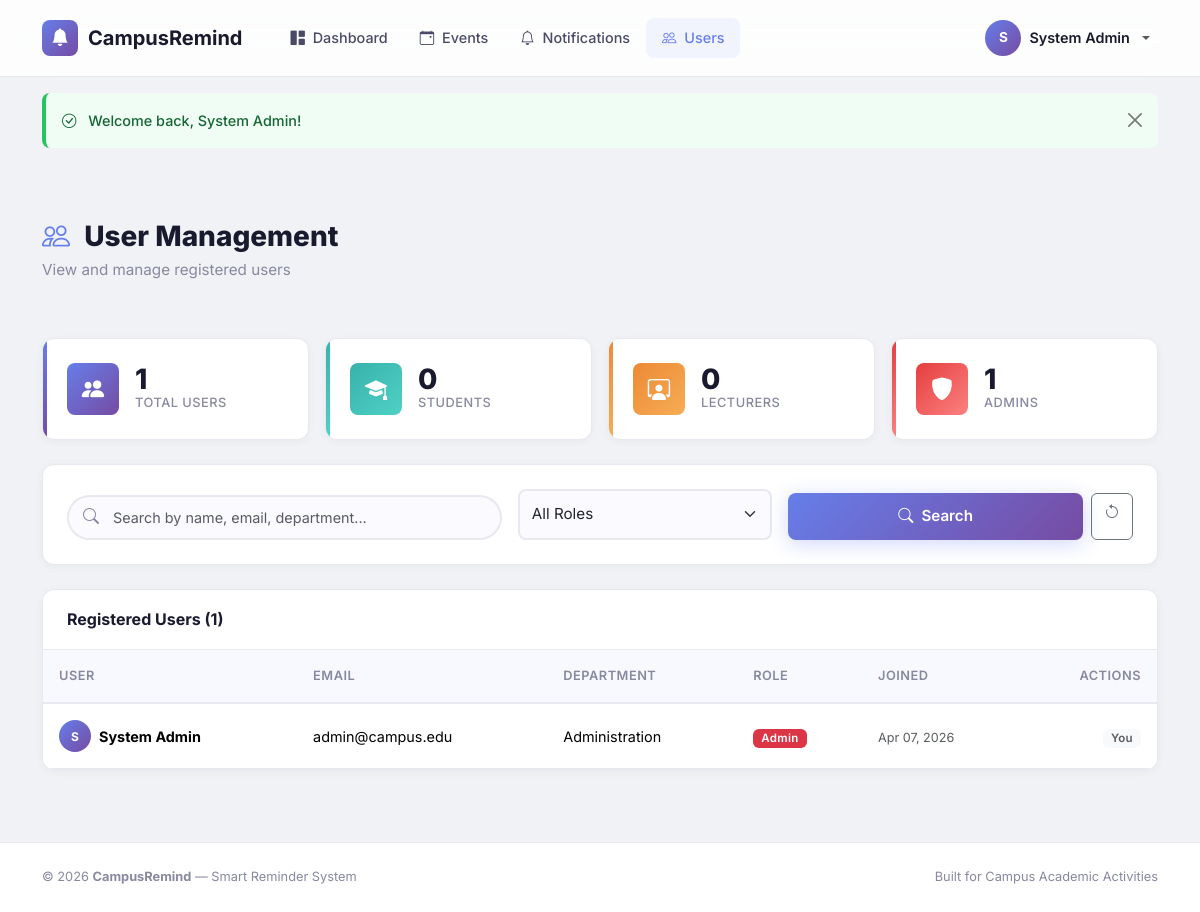
The page /admin/users.php (signed in) on the database its author committed.
### tables this page shows
CREATE TABLE IF NOT EXISTS users (
    id INT AUTO_INCREMENT PRIMARY KEY,
    name VARCHAR(100) NOT NULL,
    email VARCHAR(150) NOT NULL UNIQUE,
    password VARCHAR(255) NOT NULL,
    department VARCHAR(100) NOT NULL,
    role ENUM('student', 'lecturer', 'admin') NOT NULL DEFAULT 'student',
    created_at TIMESTAMP DEFAULT CURRENT_TIMESTAMP,
    updated_at TIMESTAMP DEFAULT CURRENT_TIMESTAMP ON UPDATE CURRENT_TIMESTAMP
);

### includes/functions.php (called while the page is built, shortened)
<?php
function getFlash() {
    if (isset($_SESSION['flash'])) {
        $flash = $_SESSION['flash'];
        return $flash;
    }
    return null;
}
function isLoggedIn() {
    return isset($_SESSION['user_id']);
}
function isAdmin() {
    return isset($_SESSION['user_role']) && $_SESSION['user_role'] === 'admin';
}
function getCurrentUser() {
    $pdo = getDBConnection();
    $stmt = $pdo->prepare("SELECT id, name, email, department, role FROM users WHERE id = ?");
    $stmt->execute([$_SESSION['user_id']]);
    return $stmt->fetch();
}
function sanitize($input) {
    return htmlspecialchars(trim($input), ENT_QUOTES, 'UTF-8');
}

### admin/users.php (the view, shortened to what this page needs)
<?php
require_once __DIR__ . '/../includes/header.php';
$pdo = getDBConnection();
$search = sanitize($_GET['search'] ?? '');
$sql = "SELECT id, name, email, department, role, created_at FROM users WHERE 1=1";
$params = [];
$sql .= " ORDER BY created_at DESC";
$stmt = $pdo->prepare($sql);
$stmt->execute($params);
$users = $stmt->fetchAll();
$totalUsers    = $pdo->query("SELECT COUNT(*) FROM users")->fetchColumn();
$studentCount  = $pdo->query("SELECT COUNT(*) FROM users WHERE role='student'")->fetchColumn();
$lecturerCount = $pdo->query("SELECT COUNT(*) FROM users WHERE role='lecturer'")->fetchColumn();
$adminCount    = $pdo->query("SELECT COUNT(*) FROM users WHERE role='admin'")->fetchColumn();
?>
<div class="container py-4">
    <div class="page-header fade-in">
        <h1><i class="bi bi-people me-2" style="color:var(--primary)"></i> User Management</h1>
        <p>View and manage registered users</p>
    </div>
    <div class="row g-3 mb-4 fade-in">
        <div class="col-md-3 col-6">
            <div class="stat-card stat-events">
                <div class="d-flex align-items-center gap-3">
                    <div class="stat-icon icon-events"><i class="bi bi-people-fill"></i></div>
                    <div>
                        <div class="stat-value"><?= $totalUsers ?></div>
                        <div class="stat-label">Total Users</div>
                    </div>
                </div>
            </div>
        </div>
        <div class="col-md-3 col-6">
            <div class="stat-card stat-upcoming">
                <div class="d-flex align-items-center gap-3">
                    <div class="stat-icon icon-upcoming"><i class="bi bi-mortarboard-fill"></i></div>
                    <div>
                        <div class="stat-value"><?= $studentCount ?></div>
                        <div class="stat-label">Students</div>
                    </div>
                </div>
            </div>
        </div>
        <div class="col-md-3 col-6">
            <div class="stat-card stat-notifications">
                <div class="d-flex align-items-center gap-3">
                    <div class="stat-icon icon-notifications"><i class="bi bi-person-workspace"></i></div>
                    <div>
                        <div class="stat-value"><?= $lecturerCount ?></div>
                        <div class="stat-label">Lecturers</div>
                    </div>
                </div>
            </div>
        </div>
        <div class="col-md-3 col-6">
            <div class="stat-card stat-users">
                <div class="d-flex align-items-center gap-3">
                    <div class="stat-icon icon-users"><i class="bi bi-shield-fill"></i></div>
                    <div>
                        <div class="stat-value"><?= $adminCount ?></div>
                        <div class="stat-label">Admins</div>
                    </div>
                </div>
            </div>
        </div>
    </div>
    <div class="content-card mb-4 fade-in">
        <div class="content-card-body">
            <form method="GET" class="row g-3 align-items-end">
                <div class="col-md-5">
                    <div class="search-wrapper">
                        <i class="bi bi-search"></i>
                        <input type="text" class="form-control search-input" name="search"
                               placeholder="Search by name, email, department..." value="<?= $search ?>">
                    </div>
                </div>
                <div class="col-md-3">
                    <select class="form-select" name="role">
                        <option value="">All Roles</option>
                    </select>
                </div>
                <div class="col-md-4 d-flex gap-2">
                    <button type="submit" class="btn btn-primary-gradient flex-grow-1">
                        <i class="bi bi-search me-1"></i> Search
                    </button>
                    <a href="<?= BASE_URL ?>admin/users.php" class="btn btn-outline-secondary">
                        <i class="bi bi-arrow-counterclockwise"></i>
                    </a>
                </div>
            </form>
        </div>
    </div>
    <div class="content-card fade-in">
        <div class="content-card-header">
            <h5>Registered Users (<?= count($users) ?>)</h5>
        </div>
        <div class="table-responsive">
            <table class="table table-custom mb-0">
                <thead>
                    <tr>
                        <th>User</th>
                        <th>Email</th>
                        <th>Department</th>
                        <th>Role</th>
                        <th>Joined</th>
                        <th class="text-end">Actions</th>
                    </tr>
                </thead>
                <tbody>
                    <?php if (empty($users)): ?>
                        <tr>
                            <td colspan="6" class="text-center py-4 text-muted">No users found.</td>
                        </tr>
                    <?php else: ?>
                        <?php foreach ($users as $u): ?>
                        <tr>
                            <td>
                                <div class="d-flex align-items-center gap-2">
                                    <div class="user-avatar" style="width:32px;height:32px;font-size:.75rem">
                                        <?= strtoupper(substr($u['name'], 0, 1)) ?>
                                    </div>
                                    <strong><?= sanitize($u['name']) ?></strong>
                                </div>
                            </td>
                            <td><?= sanitize($u['email']) ?></td>
                            <td><?= sanitize($u['department']) ?></td>
                            <td>
                                <span class="badge <?= $u['role'] === 'admin' ? 'bg-danger' : ($u['role'] === 'lecturer' ? 'bg-info' : 'bg-primary') ?>">
                                    <?= ucfirst($u['role']) ?>
                                </span>
                            </td>
                            <td><small class="text-muted"><?= date('M d, Y', strtotime($u['created_at'])) ?></small></td>
                            <td class="text-end">
                                <?php if ((int)$u['id'] !== (int)$_SESSION['user_id']): ?>
                                <div class="dropdown">
                                    <button class="btn btn-sm btn-outline-secondary dropdown-toggle" type="button" data-bs-toggle="dropdown">
                                        <i class="bi bi-three-dots"></i>
                                    </button>
                                    <ul class="dropdown-menu dropdown-menu-end border-0 shadow">
                                        <li class="dropdown-header small text-muted">Change Role</li>
                                        <?php foreach (['student', 'lecturer', 'admin'] as $r): ?>
                                            <?php if ($r !== $u['role']): ?>
                                            <li>
                                                <form method="POST" class="d-inline">
                                                    <input type="hidden" name="csrf_token" value="<?= generateCSRFToken() ?>">
                                                    <input type="hidden" name="action" value="change_role">
                                                    <input type="hidden" name="user_id" value="<?= $u['id'] ?>">
                                                    <input type="hidden" name="new_role" value="<?= $r ?>">
                                                    <button type="submit" class="dropdown-item">
                                                        Make <?= ucfirst($r) ?>
                                                    </button>
                                                </form>
                                            </li>
                                            <?php endif; ?>
                                        <?php endforeach; ?>
                                        <li><hr class="dropdown-divider"></li>
                                        <li>
                                            <form method="POST" class="d-inline"
                                                  onsubmit="return confirm('Are you sure you want to delete this user?')">
                                                <input type="hidden" name="csrf_token" value="<?= generateCSRFToken() ?>">
                                                <input type="hidden" name="action" value="delete_user">
                                                <input type="hidden" name="user_id" value="<?= $u['id'] ?>">
                                                <button type="submit" class="dropdown-item text-danger">
                                                    <i class="bi bi-trash me-1"></i> Delete
                                                </button>
                                            </form>
                                        </li>
                                    </ul>
                                </div>
                                <?php else: ?>
                                    <span class="badge bg-light text-muted">You</span>
                                <?php endif; ?>
                            </td>
                        </tr>
                        <?php endforeach; ?>
                    <?php endif; ?>
                </tbody>
            </table>
        </div>
    </div>
</div>
<?php require_once __DIR__ . '/../includes/footer.php'; ?>

### includes/header.php (shortened to what this page needs)
<?php
require_once __DIR__ . '/functions.php';
$currentUser = getCurrentUser();
$currentPage = basename($_SERVER['PHP_SELF'], '.php');
?>
<!DOCTYPE html>
<html lang="en">
<head>
    <link href="https://cdn.jsdelivr.net/npm/bootstrap@5.3.3/dist/css/bootstrap.min.css" rel="stylesheet">
    <link href="https://cdn.jsdelivr.net/npm/bootstrap-icons@1.11.3/font/bootstrap-icons.min.css" rel="stylesheet">
    <link href="<?= BASE_URL ?>assets/css/style.css" rel="stylesheet">
</head>
<body>
<?php if (isLoggedIn()): ?>
<nav class="navbar navbar-expand-lg navbar-custom sticky-top" id="mainNav">
    <div class="container">
        <a class="navbar-brand navbar-brand-custom" href="<?= BASE_URL ?>dashboard.php">
            <span class="navbar-brand-icon"><i class="bi bi-bell-fill"></i></span>
            CampusRemind
        </a>
        <div class="collapse navbar-collapse" id="navMain">
            <ul class="navbar-nav me-auto ms-3">
                <li class="nav-item">
                    <a class="nav-link nav-link-custom <?= $currentPage === 'dashboard' ? 'active' : '' ?>"
                       href="<?= BASE_URL ?>dashboard.php">
                        <i class="bi bi-grid-1x2-fill me-1"></i> Dashboard
                    </a>
                </li>
                <li class="nav-item">
                    <a class="nav-link nav-link-custom <?= $currentPage === 'events' ? 'active' : '' ?>"
                       href="<?= BASE_URL ?>events/index.php">
                        <i class="bi bi-calendar-event me-1"></i> Events
                    </a>
                </li>
                <li class="nav-item">
                    <a class="nav-link nav-link-custom <?= $currentPage === 'notifications' ? 'active' : '' ?>"
                       href="<?= BASE_URL ?>notifications.php">
                        <i class="bi bi-bell me-1"></i> Notifications
                    </a>
                </li>
                <?php if (isAdmin()): ?>
                <li class="nav-item">
                    <a class="nav-link nav-link-custom <?= $currentPage === 'users' ? 'active' : '' ?>"
                       href="<?= BASE_URL ?>admin/users.php">
                        <i class="bi bi-people me-1"></i> Users
                    </a>
                </li>
                <?php endif; ?>
            </ul>
            <ul class="navbar-nav ms-auto align-items-center">
                <li class="nav-item dropdown">
                    <a class="nav-link dropdown-toggle d-flex align-items-center gap-2" href="#"
                       role="button" data-bs-toggle="dropdown">
                        <span class="user-avatar"><?= strtoupper(substr($currentUser['name'] ?? 'U', 0, 1)) ?></span>
                        <span class="d-none d-md-inline" style="font-weight:600;font-size:.9rem;color:var(--text-primary)">
                            <?= sanitize($currentUser['name'] ?? 'User') ?>
                        </span>
                    </a>
                </li>
            </ul>
        </div>
    </div>
</nav>
<?php endif; ?>
<?php $flash = getFlash(); if ($flash): ?>
<div class="container mt-3">
    <div class="alert alert-<?= $flash['type'] ?> alert-dismissible fade show" role="alert">
        <i class="bi bi-<?= $flash['type'] === 'success' ? 'check-circle' : ($flash['type'] === 'danger' ? 'exclamation-triangle' : 'info-circle') ?> me-2"></i>
        <?= $flash['message'] ?>
        <button type="button" class="btn-close" data-bs-dismiss="alert"></button>
    </div>
</div>
<?php endif; ?>

### rows shown on the page
users: name "S", name "System Admin", email "admin@campus.edu", department "Administration", role "Admin", created_at "Apr 07, 2026", shows "You"

### other values the page prints
$flash['message'] "Welcome back, System Admin!"
$totalUsers "1"
$studentCount "0"
$lecturerCount "0"
$adminCount "1"
count($users) "1"
